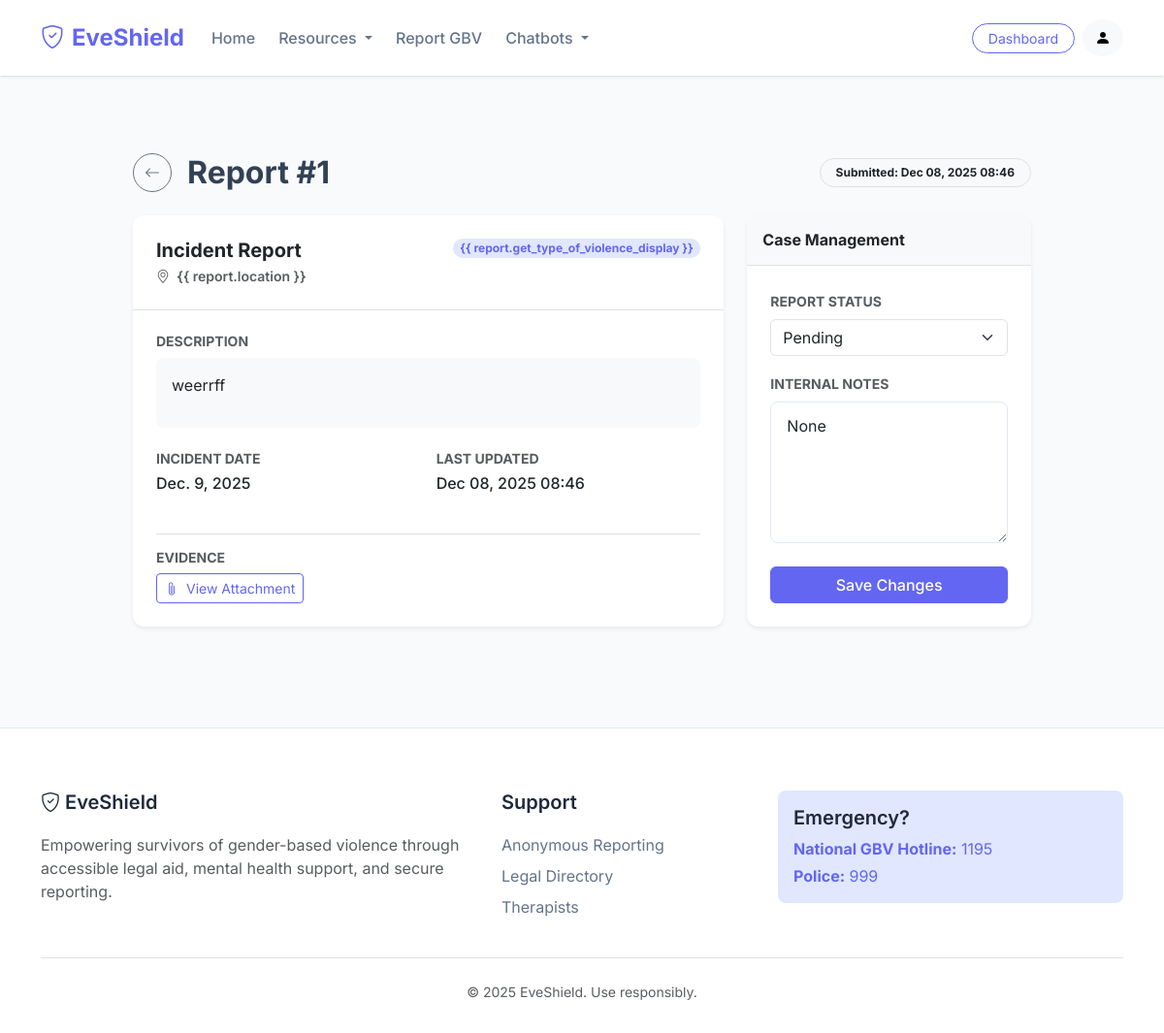
Screenshot of /reports/admin/report/1/ (signed in) with the database file from the repository.
### EveShieldApp/models.py (models this page shows, shortened)
class GBVReport(models.Model):
    type_of_violence = models.CharField(
        max_length=20,
        choices=ViolenceType.choices,
        default=ViolenceType.OTHER,
    )
    location = models.CharField(max_length=255, help_text="County, town, or area")
    details = models.TextField(help_text="Detailed description of the incident")
    incident_date = models.DateField(
        null=True,
        blank=True,
        help_text="Date when the incident occurred",
    )
    file_upload = models.FileField(
        upload_to="reports/%Y/%m/%d/",
        blank=True,
        null=True,
        help_text="Optional: Upload evidence (photos, documents, etc.)",
    )
    status = models.CharField(
        max_length=20,
        choices=ReportStatus.choices,
        default=ReportStatus.PENDING,
    )
    admin_notes = models.TextField(
        blank=True,
        null=True,
        help_text="Internal notes for admin use only",
    )
    created_at = models.DateTimeField(auto_now_add=True)
    updated_at = models.DateTimeField(auto_now=True)
    class Meta:
        ordering = ["-created_at"]
        verbose_name = "GBV Report"
        verbose_name_plural = "GBV Reports"

### EveShieldApp/views.py (the view, shortened to what this page needs)
# urls.py: path("admin/report/<int:report_id>/", views.report_detail, name="report_detail"),
@staff_member_required
def report_detail(request, report_id):
    report = models.GBVReport.objects.get(id=report_id)
    return render(request, "tracking/report_detail.html", {"report": report})

### EveShieldApp/Templates/tracking/report_detail.html (shortened to what this page needs)
{% extends 'shared/base.html' %}
{% block content %}
<div class="container py-5">
    <div class="row items-center justify-content-center">
        <div class="col-lg-10">
            <div class="d-flex justify-content-between align-items-center mb-4">
                <div class="d-flex align-items-center gap-3">
                    <a href="{% url 'eveshield:reports:admin_dashboard' %}"
                        class="btn btn-outline-secondary rounded-circle d-flex align-items-center justify-content-center"
                        style="width: 40px; height: 40px;"><i class="bi bi-arrow-left"></i></a>
                    <h2 class="fw-bold mb-0">Report #{{ report.id }}</h2>
                </div>
                <span class="badge border bg-light text-dark px-3 py-2 rounded-pill">
                    Submitted: {{ report.created_at|date:"M d, Y H:i" }}
                </span>
            </div>
            <div class="row g-4">
                <div class="col-md-8">
                    <div class="card shadow-sm border-0 mb-4">
                        <div class="card-header bg-white border-bottom p-4">
                            <div class="d-flex justify-content-between align-items-start">
                                <div>
                                    <h5 class="fw-bold mb-1">Incident Report</h5>
                                    <p class="text-muted small mb-0"><i class="bi bi-geo-alt me-1"></i> {{
                                        report.location }}</p>
                                </div>
                                <span class="badge bg-primary-soft text-primary-custom rounded-pill">{{
                                    report.get_type_of_violence_display }}</span>
                            </div>
                        </div>
                        <div class="card-body p-4">
                            <div class="mb-4">
                                <h6 class="text-uppercase text-muted small fw-bold mb-2">Description</h6>
                                <div class="bg-light p-3 rounded-3 border-0">
                                    {{ report.details|linebreaks }}
                                </div>
                            </div>
                            <div class="row g-3">
                                <div class="col-6">
                                    <h6 class="text-uppercase text-muted small fw-bold mb-1">Incident Date</h6>
                                    <p class="fw-medium">{{ report.incident_date|default:"Not specified" }}</p>
                                </div>
                                <div class="col-6">
                                    <h6 class="text-uppercase text-muted small fw-bold mb-1">Last Updated</h6>
                                    <p class="fw-medium">{{ report.updated_at|date:"M d, Y H:i" }}</p>
                                </div>
                            </div>
                            {% if report.file_upload %}
                            <div class="mt-4 pt-3 border-top">
                                <h6 class="text-uppercase text-muted small fw-bold mb-2">Evidence</h6>
                                <a href="{{ report.file_upload.url }}" target="_blank"
                                    class="btn btn-outline-primary btn-sm">
                                    <i class="bi bi-paperclip me-2"></i>View Attachment
                                </a>
                            </div>
                            {% endif %}
                        </div>
                    </div>
                </div>
                <div class="col-md-4">
                    <div class="card shadow-sm border-0 sticky-top" style="top: 100px;">
                        <div class="card-header bg-light border-bottom p-3">
                            <h6 class="fw-bold mb-0">Case Management</h6>
                        </div>
                        <div class="card-body p-4">
                            <form method="post">
                                <div class="mb-3">
                                    <label for="status" class="form-label text-muted small fw-bold">REPORT
                                        STATUS</label>
                                    <select name="status" id="status" class="form-select">
                                      <option value="pending" {% if report.status == 'pending' %}selected{% endif %}>Pending</option>
                                    </select>
                                </div>
                                <div class="mb-4">
                                    <label for="admin_notes" class="form-label text-muted small fw-bold">INTERNAL
                                        NOTES</label>
                                    <textarea name="admin_notes" id="admin_notes" class="form-control" rows="5"
                                        placeholder="Add notes here...">{{ report.admin_notes }}</textarea>
                                </div>
                                <button type="submit" class="btn btn-primary w-100 fw-medium">Save Changes</button>
                            </form>
                        </div>
                    </div>
                </div>
            </div>
        </div>
    </div>
</div>
{% endblock %}

### EveShieldApp/Templates/shared/base.html (style rules this page uses)
:root { --primary-color: #6366f1; --secondary-color: #ec4899; --dark-color: #1e293b; --light-bg: #f8fafc; --text-main: #334155; }
body { font-family: 'Inter', sans-serif; background-color: var(--light-bg); color: var(--text-main); min-height: 100vh; display: flex; flex-direction: column; }
.btn-primary { background-color: var(--primary-color); border-color: var(--primary-color); }
.btn-outline-primary { color: var(--primary-color); border-color: var(--primary-color); }
.card { border: 1px solid #e2e8f0; border-radius: 0.75rem; box-shadow: 0 1px 2px 0 rgba(0, 0, 0, 0.05); transition: all 0.2s ease-in-out; background: white; overflow: hidden; }
.card-header { background-color: transparent; border-bottom: 1px solid #e2e8f0; padding: 1.25rem 1.5rem; font-weight: 600; }
.card-body { padding: 1.5rem; }
.text-primary-custom { color: var(--primary-color); }
.bg-primary-soft { background-color: #e0e7ff; color: var(--primary-color); }
.form-control { border-radius: 0.5rem; border: 1px solid #e2e8f0; padding: 0.75rem 1rem; }

### rows the page displays
GBVReport: id "1", created_at "Dec 08, 2025 08:46", details "weerrff", incident_date "Dec. 9, 2025", updated_at "Dec 08, 2025 08:46", status "Pending", admin_notes "None"
